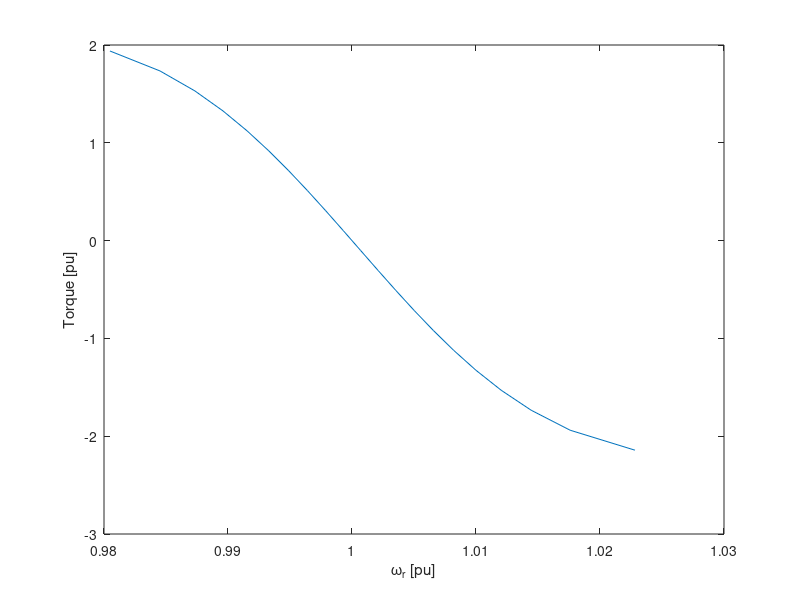

Recreate this plot in MATLAB. (Note: this script raises an error after producing the figure.)
clear
clc

data = load("torqueSpeedCurveData.mat");
wr_table = data.wr_table;
Tload = data.Tload;
Tb  =  13.944e3;            % Nm, rated torque

figure
plot(wr_table(15:35), Tload(15:35)/Tb)
xlabel('\omega_{r} [pu]')
ylabel('Torque [pu]')
%title('Torque-speed characteristics at rated voltage, in linear region')
yline(0, '--k')
xline(1, '--k')
xlim([wr_table(35) wr_table(15)])
xticks([wr_table(35) (wr_table(35)+0.5*(1-wr_table(35))) 1 (1+0.5*(wr_table(15)-1)) wr_table(15)])
xticklabels({'0.9805', '0.9902', '1', '1.0114', '1.0228'})